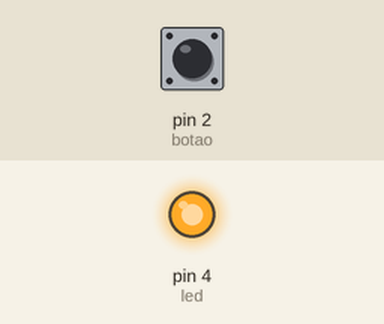
The sketch below on a simulated Arduino Uno, built with avr-gcc and run on an emulated ATmega328P. On the bench: output pins drawn as LEDs (lit = HIGH). The inputs (shaded band) are chosen by the test bench; at power-on: pin 2 (botao) HIGH.

Above: at 1.2 s.
1.3 s: pin 2 (botao) pulled LOW for 0.15 s
At 2.4 s:
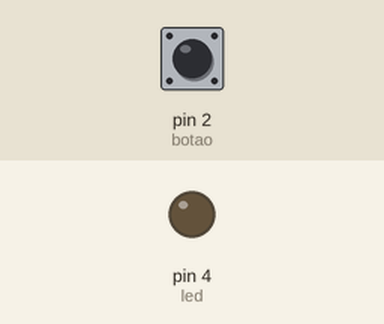
2.9 s: pin 2 (botao) pulled LOW for 1 s
At 4.8 s:
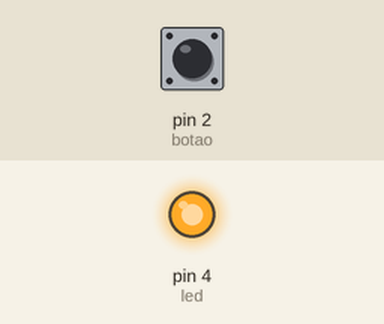
5.4 s: pin 2 (botao) pulled LOW for 3.2 s
At 9.6 s:
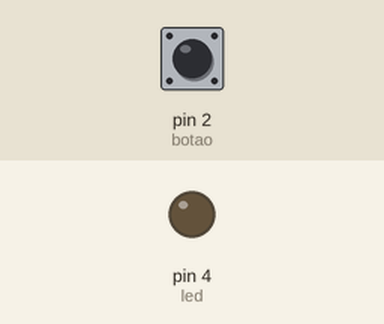
Timing chart, 0 to 11.1 s (numbered marks = the images above; inputs shaded):
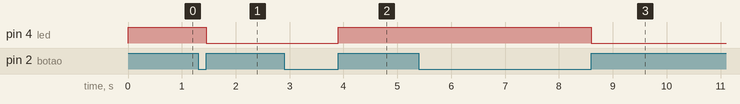

The sketch:

codigo.ino
```cpp
//<span style="font-weight:400">ligando a ledinha</span>

int botao= 2;
int led = 4;
bool estadoLed= 0;

void setup()
{
  pinMode(botao, INPUT_PULLUP);//definindo "INPUT"
  pinMode(led, OUTPUT);
}

void loop()
{
if(digitalRead(botao)== HIGH)//botao apertado
{
  estadoLed= !estadoLed;//desliga o led
  digitalWrite(led, estadoLed);
  while(digitalRead(botao)== HIGH);
  delay(100);
 }
}
```

Measured:
- after the input at 1.3 s, pin 4 (led): HIGH → LOW after 0.15 s
- after the input at 2.9 s, pin 4 (led): LOW → HIGH after 1.0 s
- after the input at 5.4 s, pin 4 (led): HIGH → LOW after 3.2 s
